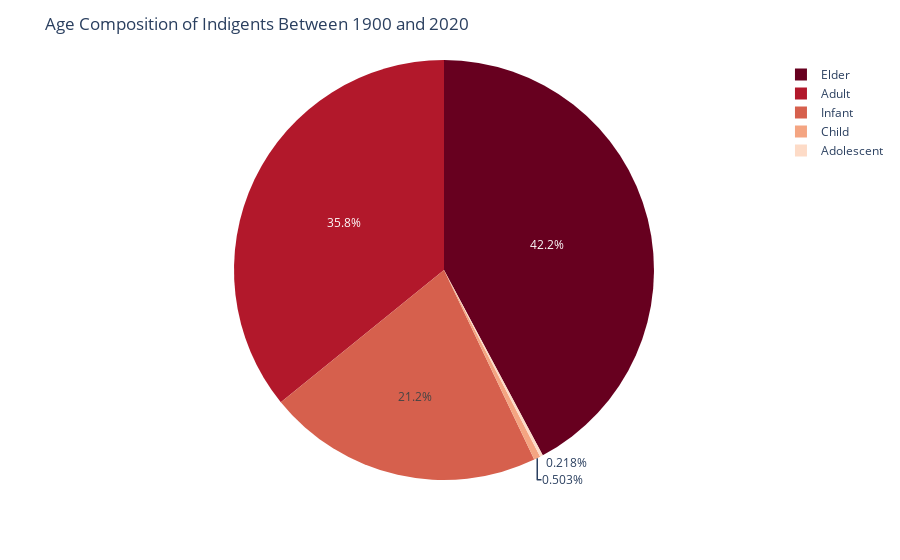

The code cell stored with this chart in its notebook:
### Code cell
fig = px.pie(age_df, values=age_df[0], names=['Infant', 'Child', 'Adolescent', 'Adult', 'Elder'], color_discrete_sequence=px.colors.sequential.RdBu)
fig.update_layout(title="Age Composition of Indigents Between 1900 and 2020")
fig.show()

### Figure 1 — Plotly figure (JSON) as saved in the notebook; plotly's stock layout.template omitted (floating-point values rounded to 4 significant figures)
{"data": [{"domain": {"x": [0, 1], "y": [0, 1]}, "hovertemplate": "label=%{label}<br>0=%{value}<extra></extra>", "labels": ["Infant", "Child", "Adolescent", "Adult", "Elder"], "legendgroup": "", "name": "", "showlegend": true, "type": "pie", "values": [13718, 325, 141, 23149, 27265]}], "layout": {"legend": {"tracegroupgap": 0}, "margin": {"t": 60}, "piecolorway": ["rgb(103,0,31)", "rgb(178,24,43)", "rgb(214,96,77)", "rgb(244,165,130)", "rgb(253,219,199)", "rgb(247,247,247)", "rgb(209,229,240)", "rgb(146,197,222)", "rgb(67,147,195)", "rgb(33,102,172)", "rgb(5,48,97)"], "title": {"text": "Age Composition of Indigents Between 1900 and 2020"}}}
